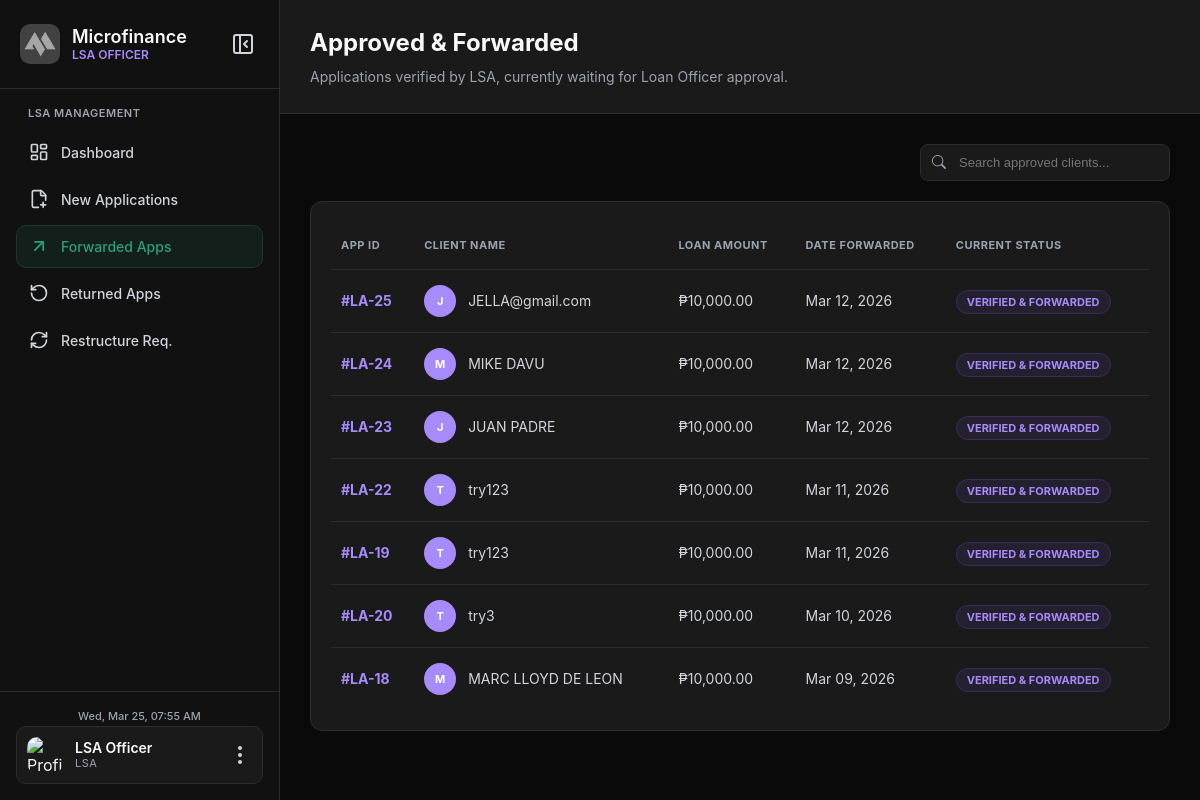
Before: /LSA/forwarded.php with the older database file.
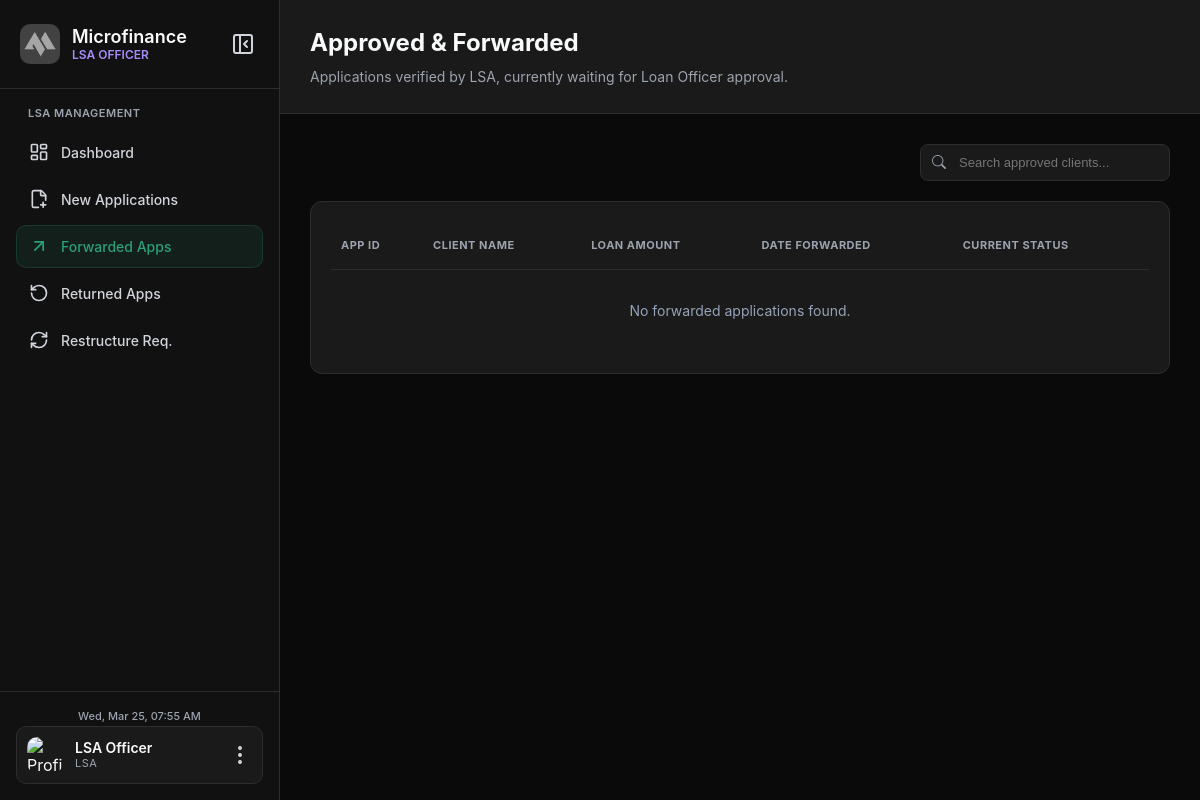
After: the same page with the newer database file.
### tables this page shows
CREATE TABLE `loan_applications` (
  `id` int(11) NOT NULL,
  `user_id` int(11) NOT NULL,
  `principal_amount` decimal(10,2) NOT NULL,
  `term_months` int(11) NOT NULL,
  `loan_purpose` text NOT NULL,
  `source_of_income` varchar(255) NOT NULL,
  `estimated_monthly_income` decimal(10,2) NOT NULL,
  `interest_rate` decimal(5,2) NOT NULL,
  `interest_type` enum('MONTHLY','ANNUAL') DEFAULT 'MONTHLY',
  `interest_method` enum('FLAT') DEFAULT 'FLAT',
  `total_interest` decimal(10,2) DEFAULT NULL,
  `total_payable` decimal(10,2) DEFAULT NULL,
  `monthly_due` decimal(10,2) DEFAULT NULL,
  `status` enum('PENDING','VERIFIED','APPROVED','REJECTED') DEFAULT 'PENDING',
  `remarks` text DEFAULT NULL,
  `created_at` timestamp NOT NULL DEFAULT current_timestamp(),
  `updated_at` timestamp NOT NULL DEFAULT current_timestamp() ON UPDATE current_timestamp()
);

CREATE TABLE `users` (
  `id` int(11) NOT NULL,
  `fullname` varchar(100) DEFAULT NULL,
  `profile_pic` varchar(255) DEFAULT NULL,
  `phone` varchar(20) DEFAULT NULL,
  `email` varchar(100) DEFAULT NULL,
  `password` varchar(255) DEFAULT NULL,
  `created_at` timestamp NOT NULL DEFAULT current_timestamp(),
  `account_status` varchar(50) DEFAULT 'ACTIVE',
  `login_attempts` int(11) DEFAULT 0,
  `locked_until` datetime DEFAULT NULL,
  `otp_code` varchar(10) DEFAULT NULL,
  `otp_expiry` datetime DEFAULT NULL,
  `dob` date DEFAULT NULL,
  `gender` varchar(20) DEFAULT NULL,
  `occupation` varchar(100) DEFAULT NULL,
  `address` text DEFAULT NULL
);

### LSA/forwarded.php (the view, shortened to what this page needs)
<?php
include 'includes/db_connect.php';
$query = "SELECT la.id, la.principal_amount, la.updated_at, la.status, u.fullname
          FROM loan_applications la
          JOIN users u ON la.user_id = u.id
          WHERE la.status IN ('VERIFIED', 'APPROVED')
          ORDER BY la.updated_at DESC";
$stmt = $pdo->query($query);
$results = $stmt ? $stmt->fetchAll(PDO::FETCH_ASSOC) : [];
?>
<!DOCTYPE html>
<html lang="en">
<head>
    <link rel="stylesheet" href="https://cdn.jsdelivr.net/npm/bootstrap-icons@1.11.1/font/bootstrap-icons.css">
    <link rel="stylesheet" href="assets/css/Forwarded.css">
    <link rel="stylesheet" href="assets/css/base-style.css">
</head>
<body>
    <?php include 'includes/sidebar.php'; ?>
    <div class="main-content">
        <div class="page-header">
            <h1>Approved & Forwarded</h1>
            <p>Applications verified by LSA, currently waiting for Loan Officer approval.</p>
        </div>
        <div class="filter-bar" style="justify-content: flex-end; display: flex; margin-bottom: 20px;">
            <div class="search-wrapper">
                <i class="bi bi-search search-icon"></i>
                <input type="text" id="forwardSearch" class="search-input" placeholder="Search approved clients...">
            </div>
        </div>
        <div class="content-card">
            <table>
                <thead>
                    <tr>
                        <th>App ID</th>
                        <th>Client Name</th>
                        <th>Loan Amount</th>
                        <th>Date Forwarded</th>
                        <th>Current Status</th>
                        </tr>
                </thead>
                <tbody id="forwardedTable">
                    <?php if ($results && count($results) > 0): ?>
                        <?php foreach($results as $row): ?>
                        <tr>
                            <td style="color:#a78bfa; font-weight:700;">#LA-<?php echo $row['id']; ?></td>
                            <td>
                                <div class="client-info">
                                    <div class="mini-avatar" style="background:#a78bfa; color:white;">
                                        <?php echo strtoupper(substr($row['fullname'], 0, 1)); ?>
                                    </div>
                                    <span class="client-name"><?php echo htmlspecialchars($row['fullname']); ?></span>
                                </div>
                            </td>
                            <td>₱<?php echo number_format($row['principal_amount'], 2); ?></td>
                            <td><?php echo date('M d, Y', strtotime($row['updated_at'])); ?></td>
                            <td>
                                <span class="badge bg-purple" style="background: rgba(139, 92, 246, 0.1); color: #a78bfa; padding: 4px 10px; border-radius: 20px; font-size: 11px; font-weight: 700;">
                                    Verified & Forwarded
                                </span>
                            </td>
                            </tr>
                        <?php endforeach; ?>
                    <?php else: ?>
                        <tr><td colspan="5" style="text-align:center; padding: 30px; color: #94a3b8;">No forwarded applications found.</td></tr>
                    <?php endif; ?>
                </tbody>
            </table>
        </div>
    </div>
</body>
</html>

Changed rows visible on the page:
removed loan_applications: id "25", user.fullname "J", user.fullname "JELLA@gmail.com", principal_amount "10,000.00", updated_at "Mar 12, 2026"
removed loan_applications: id "24", user.fullname "M", user.fullname "MIKE DAVU", principal_amount "10,000.00", updated_at "Mar 12, 2026"
removed loan_applications: id "23", user.fullname "J", user.fullname "JUAN PADRE", principal_amount "10,000.00", updated_at "Mar 12, 2026"
removed loan_applications: id "22", user.fullname "T", user.fullname "try123", principal_amount "10,000.00", updated_at "Mar 11, 2026"
removed loan_applications: id "19", user.fullname "T", user.fullname "try123", principal_amount "10,000.00", updated_at "Mar 11, 2026"
removed loan_applications: id "20", user.fullname "T", user.fullname "try3", principal_amount "10,000.00", updated_at "Mar 10, 2026"
removed loan_applications: id "18", user.fullname "M", user.fullname "MARC LLOYD DE LEON", principal_amount "10,000.00", updated_at "Mar 09, 2026"
Other visible differences:
text now shown: "No forwarded applications found."
